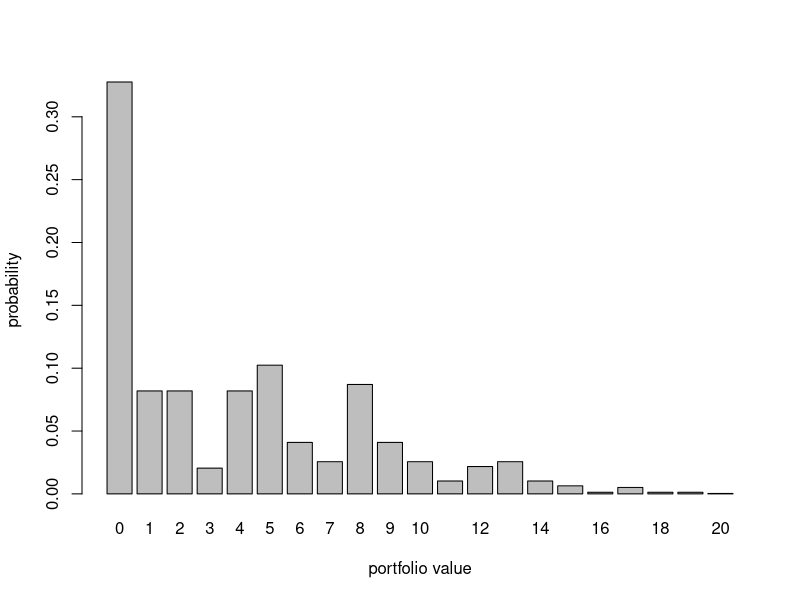

This figure's R source:
asbrec = function(w,p) {
  #w: payoffs
  #p: probabilities
  #BASIC SETUP
  N= length(w)
  maxloss = sum(w)
  bucket = c(0,seq(maxloss))
  LP=matrix(0,N,maxloss+1) #probability grid over losses
  #DO FIRST FIRM
  LP[1,1] = 1-p[1];
  LP[1,w[1]+1] =p[1];
  #LOOP OVER REMAINING FIRMS
  for (i in seq(2,N)) {
    for (j in seq(maxloss+1)) {
      LP[i,j] =LP[i-1,j]*(1-p[i])
      if (bucket[j]-w[i] >= 0) {
        LP[i,j] =LP[i,j]+LP[i-1,j-w[i]]*p[i]
      }
    }
  }
  
#FINISH UP
lossprobs =LP[N,]
print(t(LP))
result =matrix(c(bucket,lossprobs),(maxloss+1),2)
}
w= c(5,8,4,2,1)
p= array(1/length(w),length(w))
res = asbrec(w,p)
print(res)
print(sum(res[,2]))
barplot(res[,2],names.arg=res[ ,1],
        xlab="portfolio value",ylab="probability")